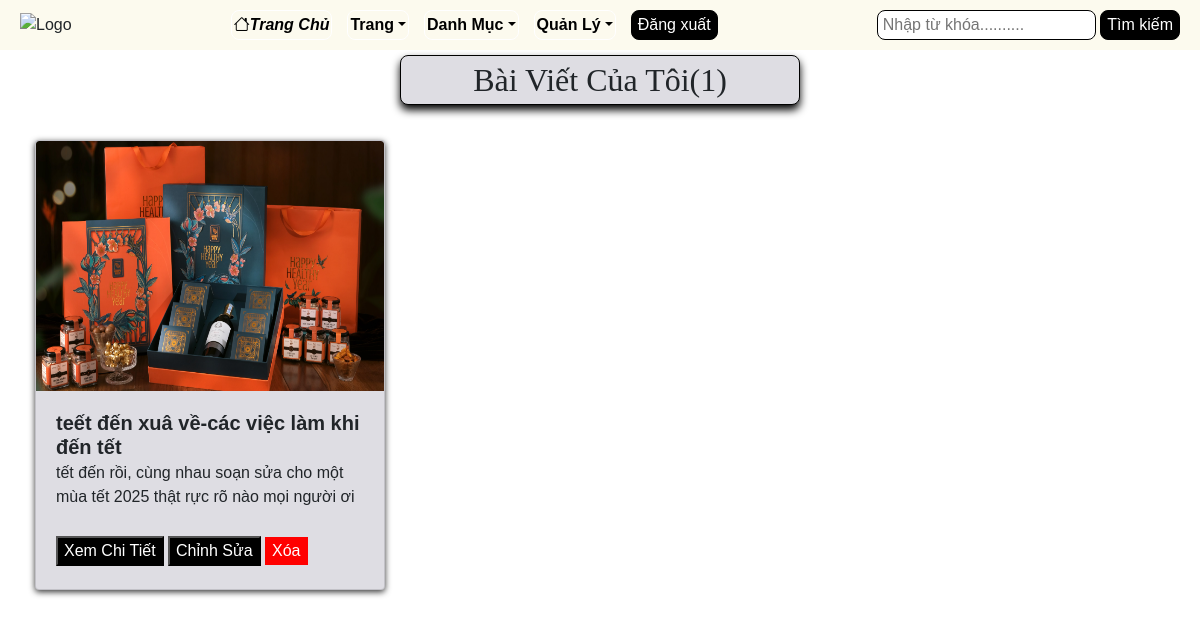
Page /my-posts/ (signed in) on the committed database.
### api/models.py (models this page shows, shortened)
class Post(models.Model):
    STATUS = (
        ("Active", "Active"),
        ("Draft", "Draft"),
        ("Disabled", "Disabled"),
    )
    user = models.ForeignKey(User, on_delete=models.CASCADE)
    profile = models.ForeignKey(Profile, on_delete=models.CASCADE, null=True, blank=True)
    title = models.CharField(max_length=100)
    image = models.FileField(upload_to="image", null=True, blank=True)
    description = models.TextField(null=True, blank=True)
    tags = models.CharField(max_length=100)
    category = models.ForeignKey(Category, on_delete=models.SET_NULL, null=True, related_name='posts')
    status = models.CharField(max_length=100, choices=STATUS, default="Active")
    view = models.IntegerField(default=0)
    likes = models.ManyToManyField(User, blank=True, related_name="likes_user")
    slug = models.SlugField(unique=True, null=True, blank=True)
    date = models.DateTimeField(auto_now_add=True)
    class Meta:
        verbose_name_plural = "Post"

### api/views.py (the view)
# urls.py: path('my-posts/', api_views.user_posts, name='user_posts'),
@login_required
def user_posts(request):
    if request.user.is_authenticated:
        user_posts = Post.objects.filter(user=request.user)
        count_post=user_posts.count()
    else:
        user_posts = []
    return render(request, 'user_posts.html', {'posts': user_posts,'count_post':count_post})

### api/templates/user_posts.html (shortened to what this page needs)
{%extends 'base.html'%}
{%block content%}
<h2>Bài Viết Của Tôi({{count_post}})</h2>
<div class="container">
    {% if posts %}
            {% for post in posts %}
            <div class="card">
                <div class='card_image'>
                        {% if post.image %}
                            <img title='Tác giả:{{post.user.username}}' src="{{ post.image.url }}" class="card-img-top" alt="{{ post.title }}"style="transition: opacity 0.3s ease;width: 100%; height:250px">
                        {% endif %}
                        <div class="card-body">
                            <div style='height:50px'>
                                <h5 class="card-title"><strong>{{ post.title }}</strong></h5>
                            </div>
                            <div class=ct>
                                <p class="card-text">{{ post.description|truncatewords:20 }}</p>
                            </div>
                                <button style='background-color:black'><a href="{% url 'post_detail' post.id %}" style='color:white' >Xem Chi Tiết</a></button>
                                <button style='background-color:black'><a href="{% url 'edit_post' post.id %}" style='color:white'>Chỉnh Sửa</a></button>
                                <button style='background-color:red;border:1px red solid'><a href="{% url 'post_delete' post.id %}" style='color:white'>Xóa</a></button>
                        </div>
                    </div>
                </div>
            {% endfor %}
        </div>
    {% else %}
        <p>Bạn chưa đăng bài viết nào.</p>
    {% endif %}
{% endblock %}

### static/css/style.css (style rules this page uses)
body { font-family: Arial, sans-serif; margin: 0; padding: 0; }

### api/templates/base.html (style rules this page uses)
body { font-family:Montserat; margin:auto; background-color:rgb(193, 163, 98); }

### api/templates/user_posts.html (style rules this page uses)
body { font-family: Arial, sans-serif; margin: 0; }
.container { display: grid; grid-template-columns: repeat(5, 1fr); row-gap: 20px; margin-top:30px; margin-left:10px; margin-right:10px; padding: 5px; }
.card { position: relative; width: 350px; min-height:450px; aspect-ratio: 16/9; background-color:#dedde3; grid-template-columns: repeat(6, 1fr); gap: 30px; display:inline-block; align-items: center; margin-left:20px; row-gap:50px; justify-content: center; overflow: hidden; perspective: 1000px; box-shadow: 0 2px 6px rgba(0,0,0,0.8); transition: all 0.6s cubic-bezier(0.175, 0.885, 0.32, 1.275); }
h2 { padding:5px; text-align:center; border:1px black solid; height:50px; width:400px; border-radius:8px; font-family: 'Montserrat'; background-color:#dedde3; box-shadow: 0 5px 8px rgba(0,0,0,2); margin: auto; margin-top:5px; }
.ct { height:75px; overflow:hidden; flex:0 0 auto; }

### rows in the picture
Post: image (picture), title "teết đến xuâ về-các việc làm khi đến tết", description "tết đến rồi, cùng nhau soạn sửa cho một mùa tết 2025 thật rực rõ nào mọi người ơi"

### other values in the picture
{{ count_post }} "1"
